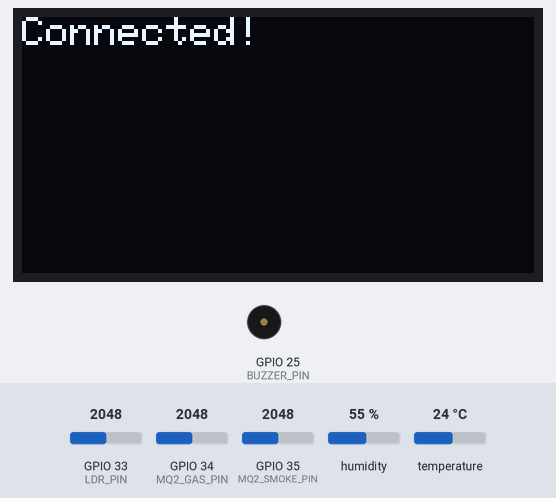
A sketch run on a simulated ESP32. On the bench: 128×64 one-colour display, buzzer (waves = sounding, pin HIGH). The test bench sets the inputs (shaded band); at power-on: GPIO 34 (MQ2_GAS_PIN) = 2048, GPIO 35 (MQ2_SMOKE_PIN) = 2048, GPIO 33 (LDR_PIN) = 2048, humidity 55 %, temperature 24 °C. WiFi joins after 1.5 s; servers stay silent unless stated; what the sketch prints to the serial monitor is not drawn.

Above: at 1.9 s.
At 4.0 s:
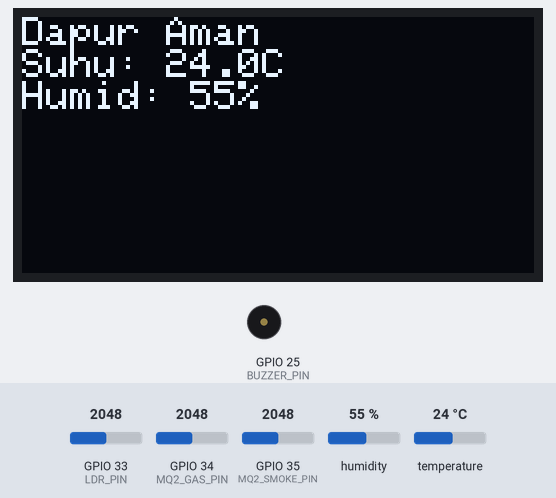
4.1 s: GPIO 34 (MQ2_GAS_PIN) set to 3444
6.1 s: GPIO 34 (MQ2_GAS_PIN) set to 3570
At 7.9 s:
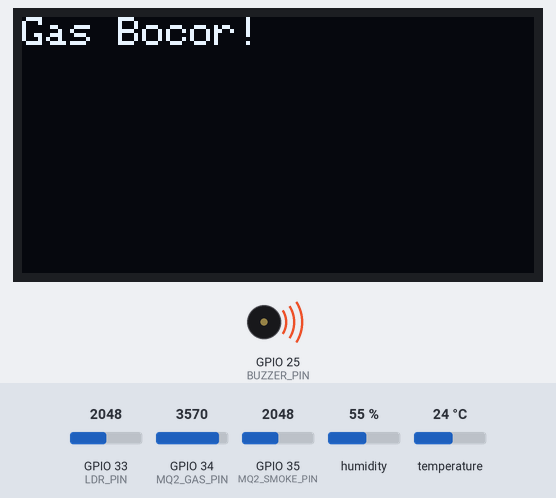
8.5 s: GPIO 34 (MQ2_GAS_PIN) set to 2866
At 10.2 s:
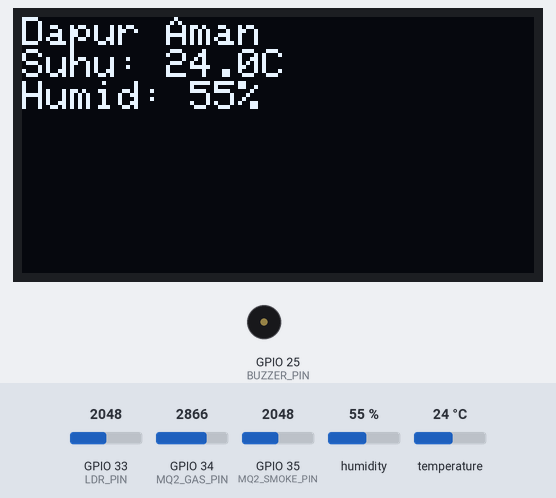
10.5 s: GPIO 35 (MQ2_SMOKE_PIN) set to 3653
12.3 s: GPIO 35 (MQ2_SMOKE_PIN) set to 3781
At 14.4 s:
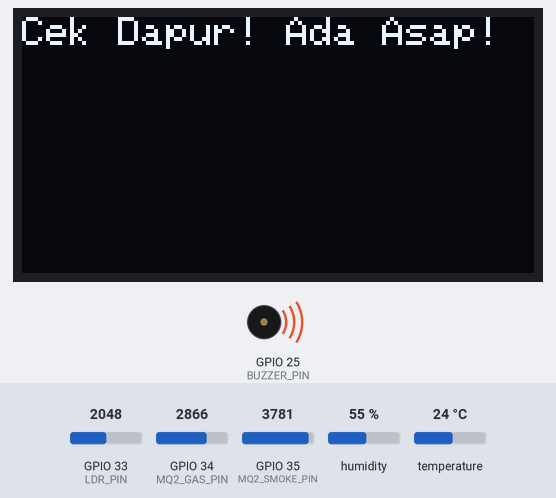
14.7 s: GPIO 35 (MQ2_SMOKE_PIN) set to 3667
At 15.8 s:
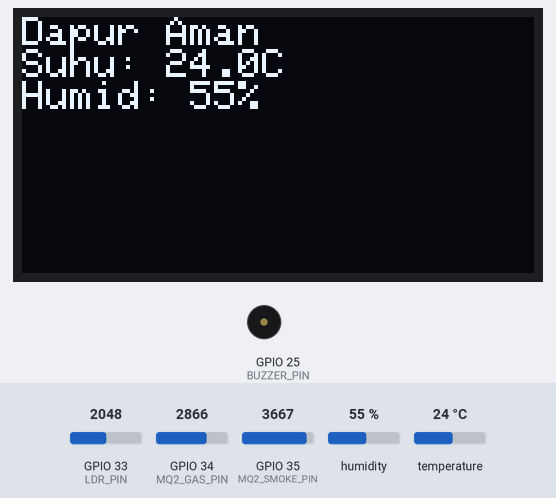
Timing chart, 0 to 17.7 s (numbered marks = the images above; inputs shaded):
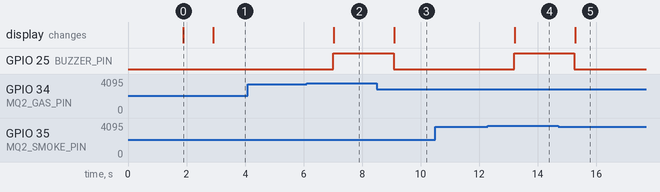

Measured:
- the behaviour switches between 3497 and 3498 on GPIO 34 (MQ2_GAS_PIN) (found by bisection; images 1 and 2)
- the behaviour switches between 3707 and 3708 on GPIO 35 (MQ2_SMOKE_PIN) (found by bisection; images 3 and 4)
- after the input at 4.1 s, every drawn part: stays the same
- after the input at 6.1 s, GPIO 25 (BUZZER_PIN): LOW → HIGH after 0.91 s; the display: changes after 0.94 s (image 2)
- after the input at 8.5 s, GPIO 25 (BUZZER_PIN): HIGH → LOW after 0.57 s; the display: changes after 0.60 s (image 3)
- after the input at 10.5 s, every drawn part: stays the same
- after the input at 12.3 s, GPIO 25 (BUZZER_PIN): LOW → HIGH after 0.89 s; the display: changes after 0.92 s (image 4)
- after the input at 14.7 s, GPIO 25 (BUZZER_PIN): HIGH → LOW after 0.56 s; the display: changes after 0.58 s (image 5)
- what the display in image 0 shows lasts 1.0 s, from 1.9 s to 2.9 s

The sketch:

esp32_smart_kitchen_guard_system.ino
```cpp
#define BLYNK_TEMPLATE_ID "TMPL6BqnHqspj"
#define BLYNK_TEMPLATE_NAME "Smart Kitchen Guard System With ESP32"
#define BLYNK_AUTH_TOKEN "Ha1bMnJGSAQEoHWs0eO7pUezsnAGz8Jo"

#include <WiFi.h>
#include <BlynkSimpleEsp32.h>
#include <DHT.h>
#include <Wire.h>
#include <Adafruit_GFX.h>
#include <Adafruit_SSD1306.h>

// Sensor & Buzzer
#define DHTPIN 12
#define DHTTYPE DHT22
DHT dht(DHTPIN, DHTTYPE);

#define LDR_PIN 33
#define MQ2_SMOKE_PIN 35 //MQ-2 dekat kompor
#define MQ2_GAS_PIN 34 //MQ-2 dekat tabung gas
#define BUZZER_PIN 25

// OLED Setup
#define SCREEN_WIDTH 128
#define SCREEN_HEIGHT 64
#define OLED_RESET -1
#define SCREEN_ADDRESS 0x3C
Adafruit_SSD1306 display(SCREEN_WIDTH, SCREEN_HEIGHT, &Wire, OLED_RESET);

// Blynk
char auth[] = BLYNK_AUTH_TOKEN;

// WiFi credentials (add your SSID and password)
char ssid[] = "Wokwi-GUEST";
char pass[] = "";
BlynkTimer timer;

// Ambang Batas
float tempLimit = 60.0;      // DHT22
int lightLimit = 355;     // LDR
int gasLimit = 3497;        // MQ-2 dekat tabung gas
int smokeLimit = 3707;       // MQ-2 dekat kompor

String buzzerStatus = "Buzzer OFF";

void setup() {
  Serial.begin(115200);
  dht.begin();
  pinMode(LDR_PIN, INPUT);
  pinMode(MQ2_GAS_PIN, INPUT);
  pinMode(MQ2_SMOKE_PIN, INPUT);
  pinMode(BUZZER_PIN, OUTPUT);

  display.begin(SSD1306_SWITCHCAPVCC, SCREEN_ADDRESS);
  display.clearDisplay();
  display.setTextSize(1);
  display.setTextColor(SSD1306_WHITE);
  display.setCursor(0, 0);
  display.println("Connecting...");
  display.display();

  WiFi.begin(ssid, pass);
  while (WiFi.status() != WL_CONNECTED) {
  delay(500);
  Serial.print(".");
  }

  Blynk.begin(auth, ssid, pass);
  timer.setInterval(3000L, sendSensorData);

  display.clearDisplay();
  display.setCursor(0, 0);
  display.setTextSize(1);
  display.println("Connected!");
  display.display();

  delay(1000);
}

void loop() {
  Blynk.run();
  timer.run();

  float temp = dht.readTemperature();
  float humid = dht.readHumidity();
  int lightValue = analogRead(LDR_PIN);
  int gasValue = analogRead(MQ2_GAS_PIN);
  int smokeValue = analogRead(MQ2_SMOKE_PIN);

  Serial.print("Suhu: "); Serial.print(temp); Serial.print(" °C, ");
  Serial.print("Humidity: "); Serial.print(humid); Serial.print(" %, ");
  Serial.print("Light: "); Serial.print(lightValue); Serial.print(", ");
  Serial.print("Gas: "); Serial.print(gasValue); Serial.print(", ");
  Serial.print("Smoke: "); Serial.println(smokeValue);

  display.clearDisplay();
  display.setCursor(0, 0);

  // Set Kondisi
  if (gasValue > gasLimit){
    display.println("Gas Bocor!");
    digitalWrite(BUZZER_PIN, HIGH);
  }else if (smokeValue > smokeLimit){
    display.println("Cek Dapur! Ada Asap!");
    digitalWrite(BUZZER_PIN, HIGH);
  }else if (temp > tempLimit && lightValue > lightLimit){
    display.println("Peringatan Kebakaran!");
    digitalWrite(BUZZER_PIN, HIGH);
  }else{
    display.println("Dapur Aman");
    display.println("Suhu: " + String(temp, 1) + "C");
    display.println("Humid: " + String(humid, 0) + "%");
    digitalWrite(BUZZER_PIN, LOW);
  }

  display.display();
  delay(1000);
}

void sendSensorData(){
  float temp = dht.readTemperature();
  float humid = dht.readHumidity();
  int lightValue = analogRead(LDR_PIN);
  int gasValue = analogRead(MQ2_GAS_PIN);
  int smokeValue = analogRead(MQ2_SMOKE_PIN);
  String status = "";

  Blynk.virtualWrite(V0, temp);
  Blynk.virtualWrite(V1, humid);
  Blynk.virtualWrite(V2, lightValue);
  Blynk.virtualWrite(V3, gasValue);
  Blynk.virtualWrite(V4, smokeValue);

    // Set Kondisi
  if (gasValue > gasLimit){
  status = "⚠️ Gas Bocor!";
  Blynk.logEvent("kebocoran_gas", "⚠️ Gas Bocor!");
  }else if (smokeValue > smokeLimit) {
  status = "⚠️ Cek Dapur! Ada Asap!";
  Blynk.logEvent("asap", "⚠️ Cek Dapur! Ada Asap!");
  }else if (temp > tempLimit && lightValue > lightLimit) {
  status = "🔥 Peringatan Kebakaran!";
  Blynk.logEvent("kebakaran", "🔥 Peringatan Kebakaran!");
  }else {
  status = "✅ Keadaan Aman =)";
  }

  Blynk.virtualWrite(V5, status);

}
BLYNK_WRITE(V6) {
  int btn = param.asInt();
  digitalWrite(BUZZER_PIN, btn);
  buzzerStatus = btn ? "Buzzer ON" : "Buzzer OFF";
}
```
